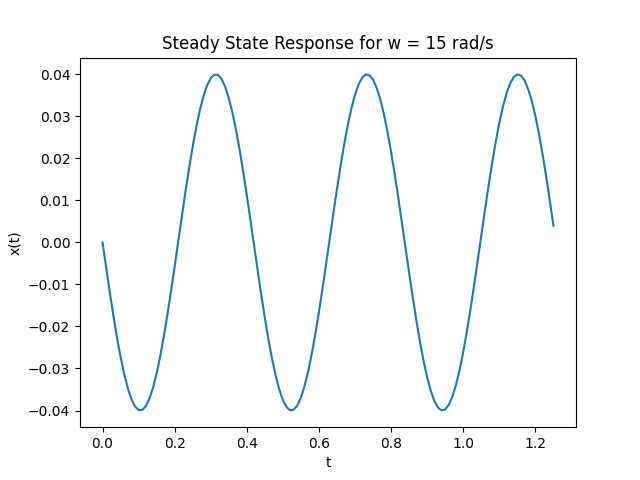

Write Python code to recreate this figure.
import numpy as np
import math

W_n = 15
T_n = (2*math.pi)/W_n

t = np.arange(0, 3*T_n, 0.01)

X = []
for i in t:
    value = -0.04*math.sin(15*i)
    X.append(value)
    
import matplotlib.pyplot as plt
plt.plot(t, X)
plt.title("Steady State Response for w = 15 rad/s")
plt.xlabel("t")
plt.ylabel("x(t)")
plt.savefig("SSR_Q1_W15")
plt.show()
